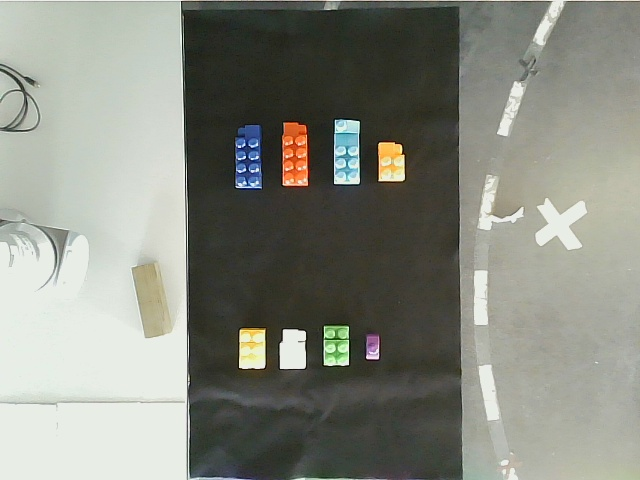
#> input picture pamaral_color_image_processing/scripts/frame0006.jpg, 640 x 480 px
$ python test.py
#> lines starting #> are read from the running program, lines starting #| are printed output that depends on the picture
# orange: img[144:182,380:406,:]
# yellow: img[329:371,240:266,:]
# white: img[331:370,281:307,:]
# green: img[327:367,324:349,:]
# violet: img[337:376,367:380,:]

import cv2
import matplotlib.pyplot as plt

img = cv2.imread("frame0006.jpg")
#> img is the input picture: shape (480, 640, 3); mean B, G, R 127.1, 136.8, 134.5

img = cv2.cvtColor(img, cv2.COLOR_BGR2HSV)
#> img: shape (480, 640, 3); mean H, S, V 41.5, 29.7, 138.5

a = 1

if not a:
    cv2.imshow("a", img)

    cv2.waitKey(0)

    cv2.destroyAllWindows()

else:
    img = img[144:182,380:406,:]
#> img: shape (38, 26, 3); mean H, S, V 22.6, 118.6, 222.8

    img0 = img[:,:,0]
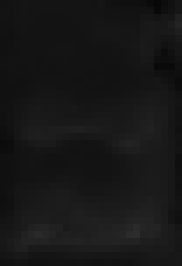
#> img0: shape (38, 26) (shown 7 times larger); min 8, max 45, mean 22.6

    plt.hist(img0.ravel(),256,[0,256])

    plt.show()
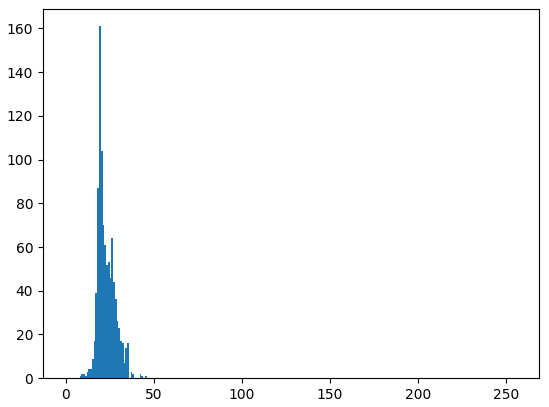
#> figure drawn by matplotlib, 1 panel; tallest bar 161 high, from x = 19 to 20

    img1 = img[:,:,1]
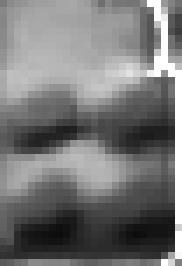
#> img1: shape (38, 26) (shown 7 times larger); min 13, max 255, mean 118.6

    plt.hist(img1.ravel(),256,[0,256])

    plt.show()
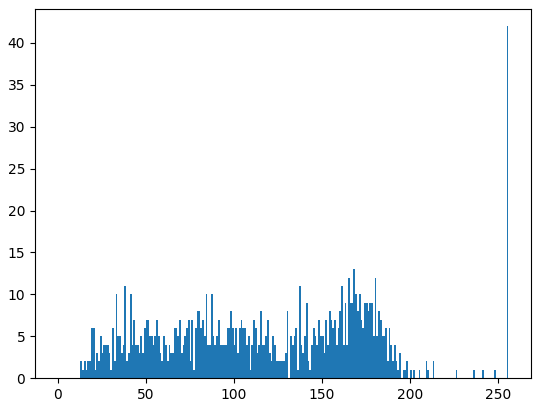
#> figure drawn by matplotlib, 1 panel; tallest bar 42 high, from x = 255 to 256

    img2 = img[:,:,2]
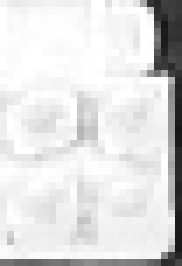
#> img2: shape (38, 26) (shown 7 times larger); min 22, max 255, mean 222.8

    plt.hist(img2.ravel(),256,[0,256])

    plt.show()
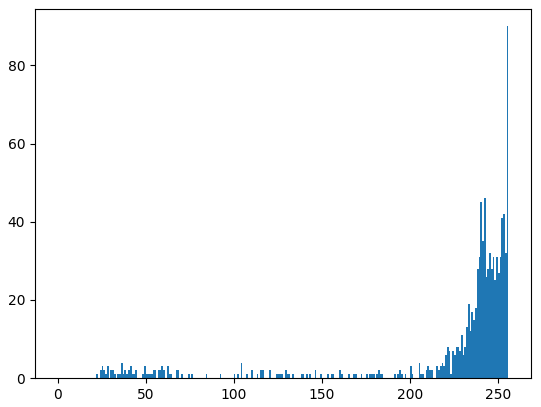
#> figure drawn by matplotlib, 1 panel; tallest bar 90 high, from x = 255 to 256

$ run again, with pamaral_color_image_processing/scripts/frame0000.jpg copied over pamaral_color_image_processing/scripts/frame0006.jpg
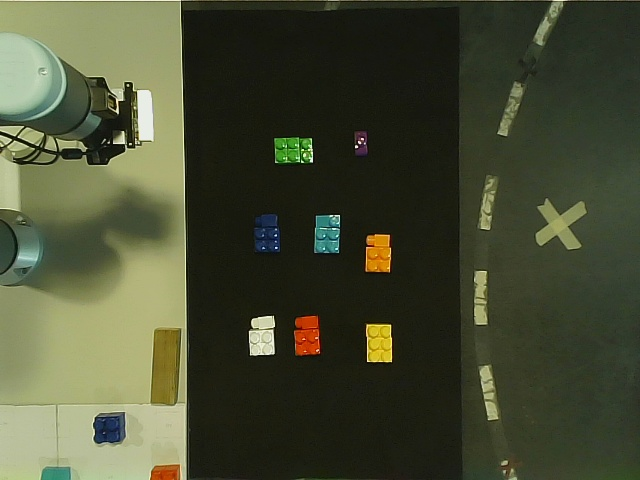
#> input picture pamaral_color_image_processing/scripts/frame0000.jpg, 640 x 480 px
#> img is the input picture: shape (480, 640, 3); mean B, G, R 51.2, 75.1, 70.7
#> `img2 = img[:,:,2]`:
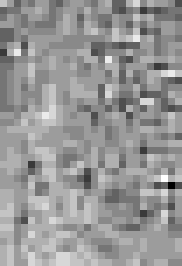
#> img2: shape (38, 26) (shown 7 times larger); min 19, max 32, mean 26.7; drawn with min black and max white
#> `plt.show()`:
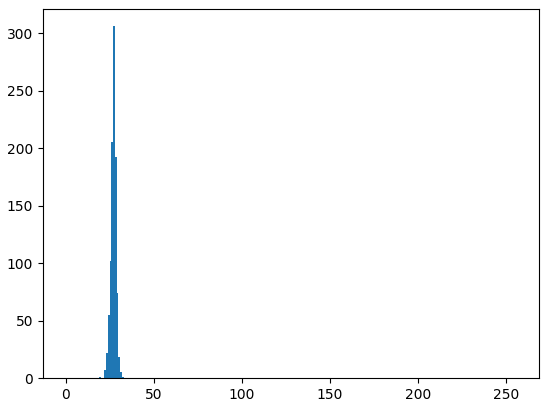
#> figure drawn by matplotlib, 1 panel; tallest bar 306 high, from x = 27 to 28

$ run again, with pamaral_color_image_processing/scripts/frame0001.jpg copied over pamaral_color_image_processing/scripts/frame0006.jpg
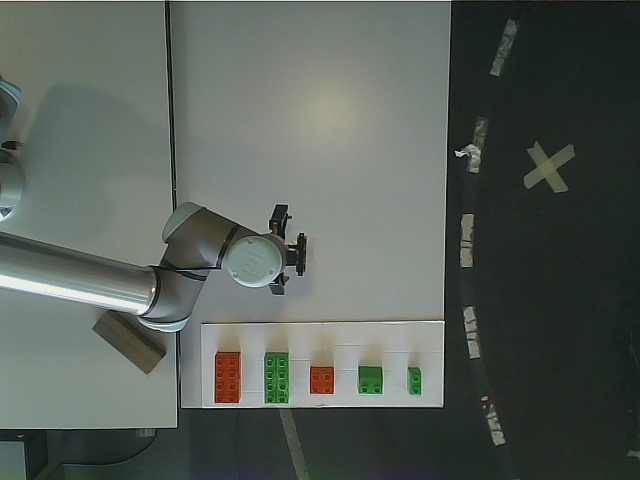
#> input picture pamaral_color_image_processing/scripts/frame0001.jpg, 640 x 480 px
#> img is the input picture: shape (480, 640, 3); mean B, G, R 88, 94.2, 86.8
#> `img1 = img[:,:,1]`:
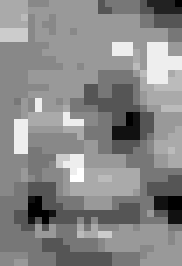
#> img1: shape (38, 26) (shown 7 times larger); min 4, max 19, mean 11.99; drawn with min black and max white
#> `plt.show()`:
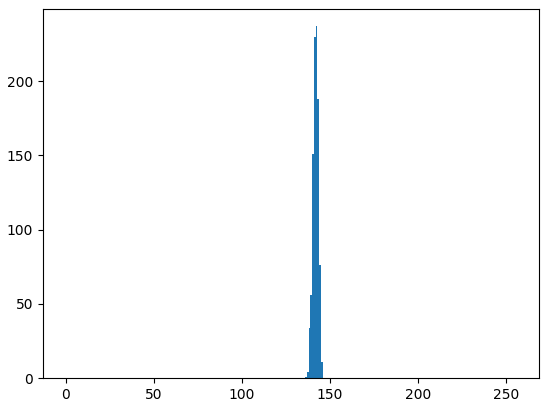
#> figure drawn by matplotlib, 1 panel; tallest bar 237 high, from x = 142 to 143

$ run again, with pamaral_color_image_processing/scripts/frame0002.jpg copied over pamaral_color_image_processing/scripts/frame0006.jpg
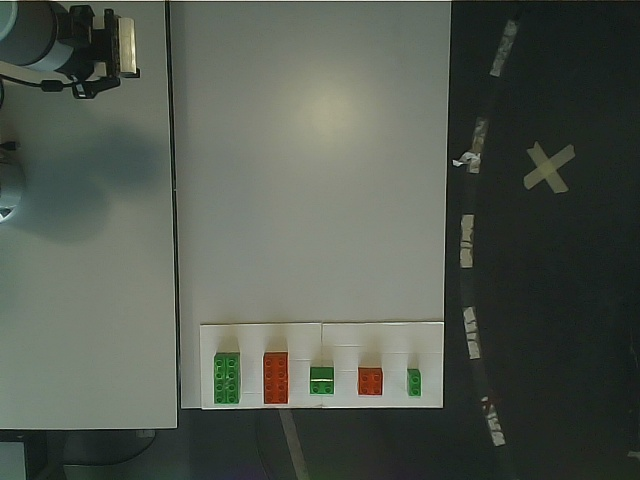
#> input picture pamaral_color_image_processing/scripts/frame0002.jpg, 640 x 480 px
#> img is the input picture: shape (480, 640, 3); mean B, G, R 78.9, 88.5, 81.9
#> `img1 = img[:,:,1]`:
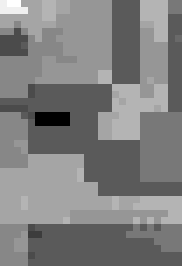
#> img1: shape (38, 26) (shown 7 times larger); min 15, max 32, mean 23.5; drawn with min black and max white
#> `plt.show()`:
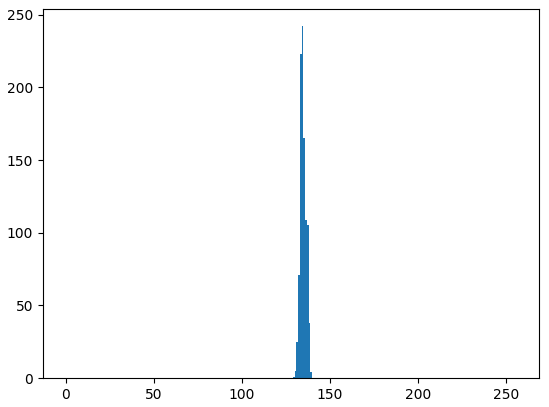
#> figure drawn by matplotlib, 1 panel; tallest bar 242 high, from x = 134 to 135
